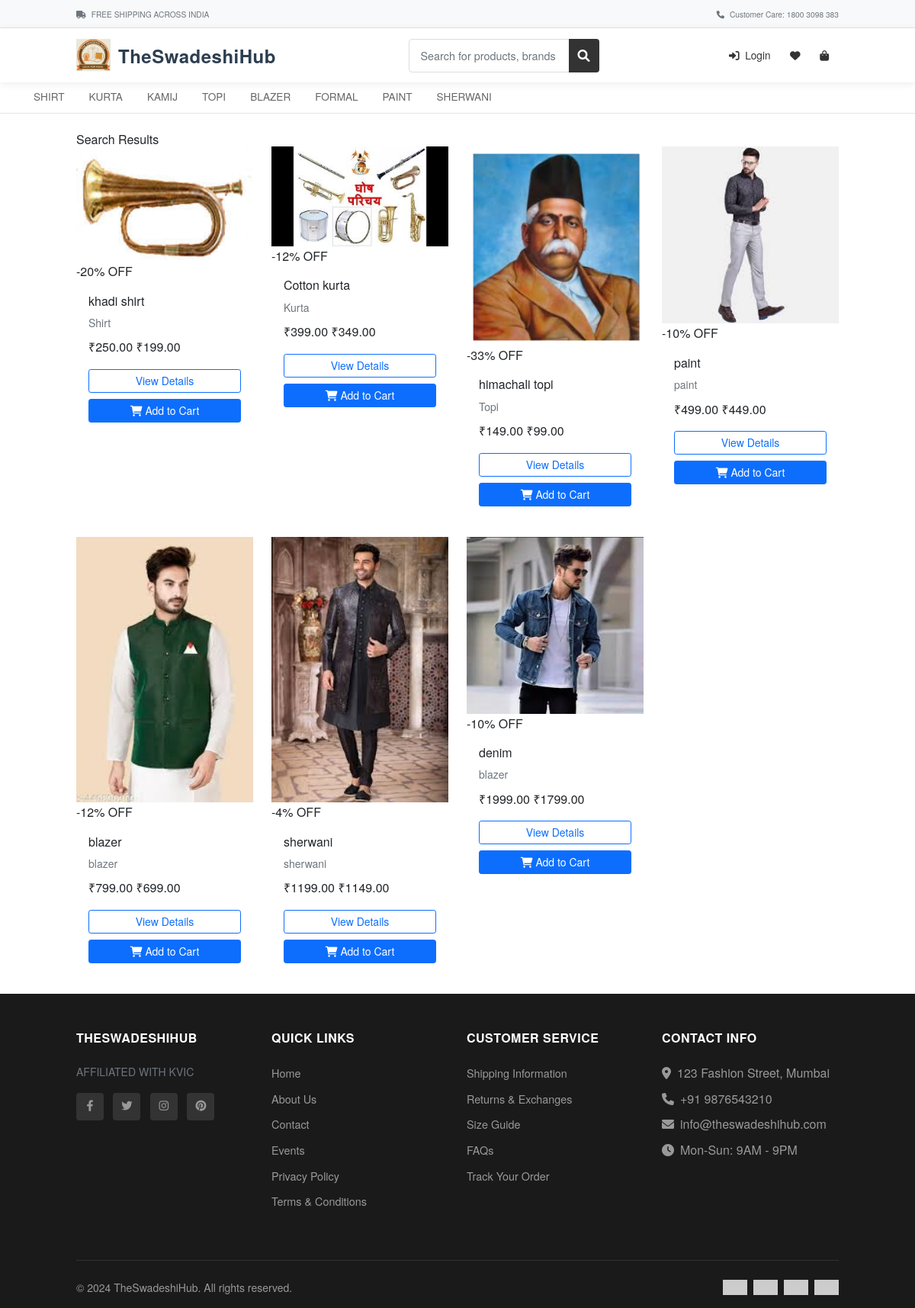
The app's page /search/ with its own data.
### vastramapp/models.py (models this page shows, shortened)
class Category(models.Model):
    name = models.CharField(max_length=100)
    description = models.TextField(blank=True)
    thumbnail = models.ImageField(upload_to='categories/', blank=True, null=True)
    created_at = models.DateTimeField(auto_now_add=True)

class Product(models.Model):
    category = models.ForeignKey(Category, on_delete=models.CASCADE)
    name = models.CharField(max_length=200)
    description = models.TextField()
    actual_price = models.DecimalField(max_digits=10, decimal_places=2, validators=[MinValueValidator(0)])
    special_price = models.DecimalField(max_digits=10, decimal_places=2, validators=[MinValueValidator(0)])
    image = models.ImageField(upload_to='products/')
    stock = models.PositiveIntegerField(default=0)
    is_active = models.BooleanField(default=True)
    is_featured = models.BooleanField(default=False)
    sales_count = models.PositiveIntegerField(default=0)
    created_at = models.DateTimeField(auto_now_add=True)
    updated_at = models.DateTimeField(auto_now=True)
    def discount_percentage(self):
        if self.actual_price and self.special_price and self.actual_price > self.special_price:
            return int(((self.actual_price - self.special_price) / self.actual_price) * 100)
        return 0

### vastramapp/views.py (the view)
# urls.py: path('search/', views.search_products, name='search_products'),
def search_products(request):
    query = request.GET.get('q')
    products = Product.objects.filter(is_active=True)
    if query:
        products = products.filter(
            Q(name__icontains=query) |
            Q(description__icontains=query) |
            Q(category__name__icontains=query)
        )
    return render(request, 'search_result.html', {
        'products': products,
        'categories': Category.objects.all(),
        'search_query': query
    })

### vastramapp/context_processors.py (called while the page is built)
def categories(request):
    return {
        'categories': Category.objects.all()
    }

def cart_count(request):
    if request.user.is_authenticated:
        cart_count = Cart.objects.filter(user=request.user).count()
    else:
        cart_count = 0
    return {'cart_count': cart_count}

### vastramapp/templates/search_result.html (shortened to what this page needs)
{% extends 'base.html' %}
{% block content %}
<div class="container mt-4">
    <div class="row">
        <div class="col-12">
            <h2>Search Results</h2>
            {% if products %}
            <div class="row">
                {% for product in products %}
                <div class="col-xl-3 col-lg-4 col-md-6 col-sm-6 mb-4">
                    <div class="product-card">
                        <div class="position-relative">
                            <img src="{{ product.image.url }}" class="product-img w-100" alt="{{ product.name }}">
                            {% if product.discount_percentage > 0 %}
                            <span class="discount-badge">-{{ product.discount_percentage }}% OFF</span>
                            {% endif %}
                        </div>
                        <div class="card-body">
                            <h6 class="card-title">{{ product.name }}</h6>
                            <p class="card-text text-muted small mb-2">{{ product.category.name }}</p>
                            <div class="price-section mb-3">
                                {% if product.actual_price > product.special_price %}
                                <span class="price-old">₹{{ product.actual_price }}</span>
                                <span class="price-new">₹{{ product.special_price }}</span>
                                {% else %}
                                <span class="price-new">₹{{ product.actual_price }}</span>
                                {% endif %}
                            </div>
                            <div class="d-grid gap-2">
                                <a href="{% url 'product_detail' product.id %}" class="btn btn-outline-primary btn-sm">View Details</a>
                                {% if product.stock > 0 %}
                                <a href="{% url 'add_to_cart' product.id %}" class="btn btn-primary btn-sm">
                                    <i class="fas fa-shopping-cart me-1"></i>Add to Cart
                                </a>
                                {% else %}
                                <button class="btn btn-secondary btn-sm" disabled>Out of Stock</button>
                                {% endif %}
                            </div>
                        </div>
                    </div>
                </div>
                {% endfor %}
            </div>
            {% else %}
            <div class="alert alert-info text-center">
                <h4>No products found</h4>
                <p>Try searching with different keywords.</p>
            </div>
            {% endif %}
        </div>
    </div>
</div>
{% endblock %}

### vastramapp/templates/base.html (shortened to what this page needs)
{% load static %}
<!DOCTYPE html>
<html lang="en">
<head>
    <link href="https://cdn.jsdelivr.net/npm/bootstrap@5.1.3/dist/css/bootstrap.min.css" rel="stylesheet">
    <link rel="stylesheet" href="https://cdnjs.cloudflare.com/ajax/libs/font-awesome/6.0.0/css/all.min.css">
    <link rel="stylesheet" href="https://cdnjs.cloudflare.com/ajax/libs/OwlCarousel2/2.3.4/assets/owl.carousel.min.css">
    <link rel="stylesheet" href="https://cdnjs.cloudflare.com/ajax/libs/OwlCarousel2/2.3.4/assets/owl.theme.default.min.css">
    <link href="https://cdn.jsdelivr.net/npm/tailwindcss@2.2.19/dist/tailwind.min.css" rel="stylesheet">
</head>
<body class="bg-white">
    <div class="top-header d-none d-md-block">
        <div class="container">
            <div class="row align-items-center">
                <div class="col-md-6">
                    <small class="text-muted">
                        <i class="fas fa-truck me-1"></i> FREE SHIPPING ACROSS INDIA
                    </small>
                </div>
                <div class="col-md-6 text-end">
                    <small class="text-muted">
                        <i class="fas fa-phone me-1"></i> Customer Care: 1800 3098 383
                    </small>
                </div>
            </div>
        </div>
    </div>
    <nav class="navbar navbar-expand-lg navbar-light main-navbar sticky-top">
        <div class="container">
            <a class="navbar-brand d-flex align-items-center" href="{% url 'home' %}">
                <img src="{% static 'images/logo.png' %}" alt="TheSwadeshiHub" class="brand-logo">
                <span class="d-none d-sm-block">TheSwadeshiHub</span>
            </a>
            <form class="search-form search-form-full mx-auto" action="{% url 'search_products' %}" method="GET">
                <div class="input-group">
                    <input type="text" class="form-control" name="q" placeholder="Search for products, brands and more..."
                           value="{{ request.GET.q }}" required>
                    <button class="btn" type="submit">
                        <i class="fas fa-search"></i>
                    </button>
                </div>
            </form>
            <div class="user-actions-desktop">
                {% if user.is_authenticated %}
                <div class="nav-item dropdown">
                    <a class="nav-link dropdown-toggle" href="#" id="userDropdown" role="button" data-bs-toggle="dropdown">
                        <i class="fas fa-user-circle me-1"></i>Account
                    </a>
                    <ul class="dropdown-menu">
                        <li><a class="dropdown-item" href="{% url 'profile' %}"><i class="fas fa-user me-2"></i>My Profile</a></li>
                        <li><a class="dropdown-item" href="{% url 'order_history' %}"><i class="fas fa-history me-2"></i>Orders</a></li>
                        <li><a class="dropdown-item" href="{% url 'wishlist' %}"><i class="fas fa-heart me-2"></i>Wishlist</a></li>
                        <li><hr class="dropdown-divider"></li>
                        <li><a class="dropdown-item" href="{% url 'logout' %}"><i class="fas fa-sign-out-alt me-2"></i>Logout</a></li>
                    </ul>
                </div>
                {% else %}
                <a class="nav-link" href="{% url 'login' %}">
                    <i class="fas fa-sign-in-alt me-1"></i> Login
                </a>
                {% endif %}
                <a class="nav-link position-relative" href="{% url 'wishlist' %}">
                    <i class="fas fa-heart"></i>
                </a>
                <a class="nav-link position-relative" href="{% url 'cart' %}">
                    <i class="fas fa-shopping-bag"></i>
                </a>
            </div>
        </div>
    </nav>
    <nav class="category-nav">
        <div class="container-fluid">
            <div class="nav-container">
                {% for category in categories %}
                <a class="nav-link" href="{% url 'category_products' category.id %}">
                    {{ category.name }}
                </a>
                {% endfor %}
            </div>
        </div>
    </nav>
    <main>
        {% block content %}
        {% endblock %}
    </main>
    <footer class="footer">
        <div class="container">
            <div class="row">
                <div class="col-lg-3 col-md-6 mb-4">
                    <h5>TheSwadeshiHub</h5>
                    <p class="text-muted small mb-3">AFFILIATED WITH KVIC</p>
                    <div class="social-icons">
                        <a href="#"><i class="fab fa-facebook-f"></i></a>
                        <a href="#"><i class="fab fa-twitter"></i></a>
                        <a href="#"><i class="fab fa-instagram"></i></a>
                        <a href="#"><i class="fab fa-pinterest"></i></a>
                    </div>
                </div>
                <div class="col-lg-3 col-md-6 mb-4">
                    <h5>Quick Links</h5>
                    <ul class="list-unstyled">
                        <li class="mb-2"><a href="{% url 'home' %}">Home</a></li>
                        <li class="mb-2"><a href="{% url 'about_us' %}">About Us</a></li>
                        <li class="mb-2"><a href="{% url 'contact_us' %}">Contact</a></li>
                        <li class="mb-2"><a href="{% url 'events' %}">Events</a></li>
                        <li class="mb-2"><a href="#">Privacy Policy</a></li>
                        <li class="mb-2"><a href="#">Terms & Conditions</a></li>
                    </ul>
                </div>
                <div class="col-lg-3 col-md-6 mb-4">
                    <h5>Customer Service</h5>
                    <ul class="list-unstyled">
                        <li class="mb-2"><a href="#">Shipping Information</a></li>
                        <li class="mb-2"><a href="#">Returns & Exchanges</a></li>
                        <li class="mb-2"><a href="#">Size Guide</a></li>
                        <li class="mb-2"><a href="#">FAQs</a></li>
                        <li class="mb-2"><a href="#">Track Your Order</a></li>
                    </ul>
                </div>
                <div class="col-lg-3 col-md-6 mb-4">
                    <h5>Contact Info</h5>
                    <ul class="list-unstyled">
                        <li class="mb-2"><i class="fas fa-map-marker-alt me-2"></i>123 Fashion Street, Mumbai</li>
                        <li class="mb-2"><i class="fas fa-phone me-2"></i>+91 9876543210</li>
                        <li class="mb-2"><i class="fas fa-envelope me-2"></i>info@theswadeshihub.com</li>
                        <li class="mb-2"><i class="fas fa-clock me-2"></i>Mon-Sun: 9AM - 9PM</li>
                    </ul>
                </div>
            </div>
            <div class="footer-bottom">
                <div class="row align-items-center">
                    <div class="col-md-6 mb-2 mb-md-0">
                        <p class="mb-0 small">&copy; 2024 TheSwadeshiHub. All rights reserved.</p>
                    </div>
                    <div class="col-md-6 text-md-end">
                        <div class="d-flex justify-content-center justify-content-md-end">
                            <img src="https://via.placeholder.com/40x25/fff?text=VISA" alt="Visa" class="me-2" style="height: 20px;">
                            <img src="https://via.placeholder.com/40x25/fff?text=MC" alt="Mastercard" class="me-2" style="height: 20px;">
                            <img src="https://via.placeholder.com/40x25/fff?text=PP" alt="PayPal" class="me-2" style="height: 20px;">
                            <img src="https://via.placeholder.com/40x25/fff?text=UPI" alt="UPI" style="height: 20px;">
                        </div>
                    </div>
                </div>
            </div>
        </div>
    </footer>
</body>
</html>

### vastramapp/templates/base.html (style rules this page uses)
:root { --primary-color: #2c3e50; --secondary-color: #e74c3c; --accent-color: #3498db; --text-light: #7f8c8d; --bg-light: #f8f9fa; }
body { font-family: 'Helvetica Neue', Arial, sans-serif; line-height: 1.6; }
.top-header { background: #f8f9fa; border-bottom: 1px solid #e5e5e5; padding: 8px 0; font-size: 0.8rem; }
.main-navbar { background: white !important; box-shadow: 0 2px 10px rgba(0,0,0,0.08); padding: 0.5rem 0; }
.navbar-brand { font-weight: 700; color: var(--primary-color) !important; letter-spacing: 0.5px; }
.brand-logo { height: 45px; width: auto; margin-right: 10px; }
.nav-link { font-weight: 500; color: #333 !important; font-size: 0.9rem; padding: 0.5rem 1rem !important; transition: color 0.3s ease; }
.search-form-full { max-width: 500px; }
.search-form .form-control { border-radius: 4px; border: 1px solid #ddd; padding: 10px 15px; font-size: 0.9rem; }
.search-form .btn { border-radius: 4px; background: #333; color: white; border: none; }
.category-nav { background: white; border-bottom: 1px solid #e5e5e5; padding: 0; }
.category-nav .nav-container { display: flex; overflow-x: auto; padding: 0 1rem; -webkit-overflow-scrolling: touch; scrollbar-width: none; }
.category-nav .nav-link { color: #666 !important; font-weight: 500; padding: 1rem 1.2rem; border: none; border-bottom: 2px solid transparent; white-space: nowrap; transition: all 0.3s ease; text-transform: uppercase; font-size: 0.85rem; }
.user-actions-desktop .nav-link { padding: 0.5rem 0.8rem !important; font-size: 0.85rem; }
.footer { background: #1a1a1a; color: #999; padding: 3rem 0 1rem; }
.footer h5 { color: white; font-size: 1rem; font-weight: 600; margin-bottom: 1.5rem; text-transform: uppercase; letter-spacing: 0.5px; }
.footer a { color: #999; text-decoration: none; transition: color 0.3s ease; font-size: 0.9rem; }
.footer ul.list-unstyled li { margin-bottom: 0.8rem; }
.social-icons a { display: inline-flex; align-items: center; justify-content: center; width: 36px; height: 36px; background: #333; border-radius: 4px; margin-right: 8px; transition: all 0.3s ease; }
.footer-bottom { border-top: 1px solid #333; padding-top: 1.5rem; margin-top: 2rem; }
@media (min-width: 992px) { .navbar-brand { font-size: 1.5rem; } }
@media (min-width: 992px) { .search-form-full { display: block !important; } }
@media (min-width: 992px) { .user-actions-desktop { display: flex !important; } }

### records on screen
Category: name "SHIRT"
Category: name "KURTA"
Category: name "KAMIJ"
Category: name "TOPI"
Category: name "BLAZER"
Category: name "FORMAL"
Category: name "PAINT"
Category: name "SHERWANI"
Product: image (picture), discount_percentage "20", name "khadi shirt", category.name "Shirt", actual_price "250.00", special_price "199.00", stock "Add to Cart"
Product: image (picture), discount_percentage "12", name "Cotton kurta", category.name "Kurta", actual_price "399.00", special_price "349.00", stock "Add to Cart"
Product: image (picture), discount_percentage "33", name "himachali topi", category.name "Topi", actual_price "149.00", special_price "99.00", stock "Add to Cart"
Product: image (picture), discount_percentage "10", name "paint", category.name "paint", actual_price "499.00", special_price "449.00", stock "Add to Cart"
Product: image (picture), discount_percentage "12", name "blazer", category.name "blazer", actual_price "799.00", special_price "699.00", stock "Add to Cart"
Product: image (picture), discount_percentage "4", name "sherwani", category.name "sherwani", actual_price "1199.00", special_price "1149.00", stock "Add to Cart"
Product: image (picture), discount_percentage "10", name "denim", category.name "blazer", actual_price "1999.00", special_price "1799.00", stock "Add to Cart"
